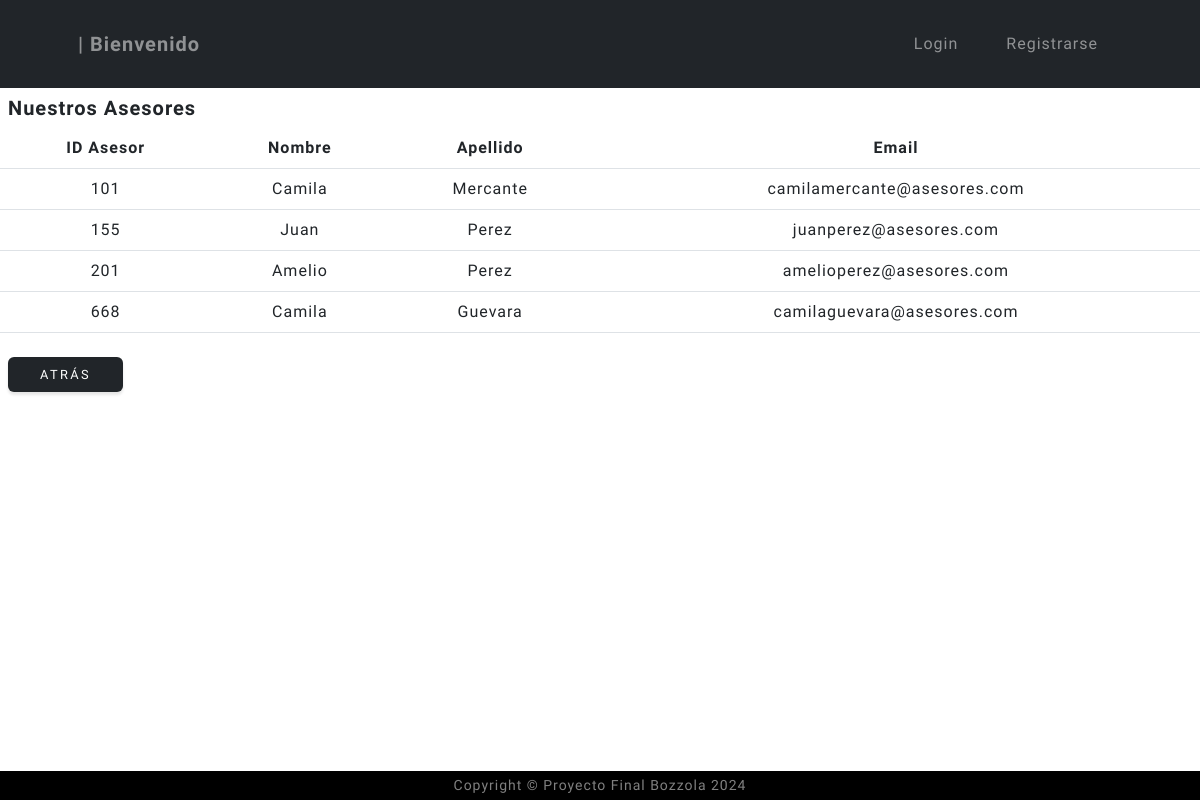
Page /asesor/asesor/list/ on the committed database.
### asesor/models.py (models this page shows, shortened)
class Asesor(models.Model):
    nombre = models.CharField( max_length=100)
    apellido = models.CharField( max_length=100)
    email = models.EmailField()
    id_asesor = models.PositiveBigIntegerField()
    class Meta:
        verbose_name = "asesor"
        verbose_name_plural = "asesores"

### asesor/views.py (the view)
# urls.py: path('asesor/list/', views.asesor_list, name="asesor_list"),
def asesor_list(request):
    consulta = models.Asesor.objects.all()
    asesores_ordenados = sorted(consulta, key=lambda x: x.id_asesor)
    contexto = {"asesores": asesores_ordenados}
    return render(request, "asesor/asesor_list.html", contexto)

### asesor/templates/asesor/asesor_list.html (shortened to what this page needs)
{% extends "Coder/base.html" %}
{% block content_title %}
<div class="m-2 strong">
    <h5><strong>Nuestros Asesores</strong></h5>
</div>
{% endblock content_title %}
{% block contenido %}
    <table class="table">
        <thead>
            <th class="text-center">ID Asesor</th>
            <th class="text-center">Nombre</th>
            <th class="text-center">Apellido</th>
            <th class="text-center">Email</th>
        </thead>
        <tbody>
            {% for asesor in asesores %}
                <tr>
                    <td class="text-center">{{asesor.id_asesor}}</td>
                    <td class="text-center">{{asesor.nombre}}</td>
                    <td class="text-center">{{asesor.apellido}}</td>
                    <td class="text-center">{{asesor.email}}</td>
            {% empty %}
                <tr>
                    <td colspan="4">No hay registros</td>
                </tr>
            {% endfor %}
        </tbody>
    </table>
    <a href="{% url 'asesor:index' %}" class="py-2 btn btn-dark m-2">Atrás</a>
{% endblock contenido %}

### rows in the picture
Asesor: id_asesor "101", nombre "Camila", apellido "Mercante", email "camilamercante@asesores.com"
Asesor: id_asesor "155", nombre "Juan", apellido "Perez", email "juanperez@asesores.com"
Asesor: id_asesor "201", nombre "Amelio", apellido "Perez", email "amelioperez@asesores.com"
Asesor: id_asesor "668", nombre "Camila", apellido "Guevara", email "camilaguevara@asesores.com"
